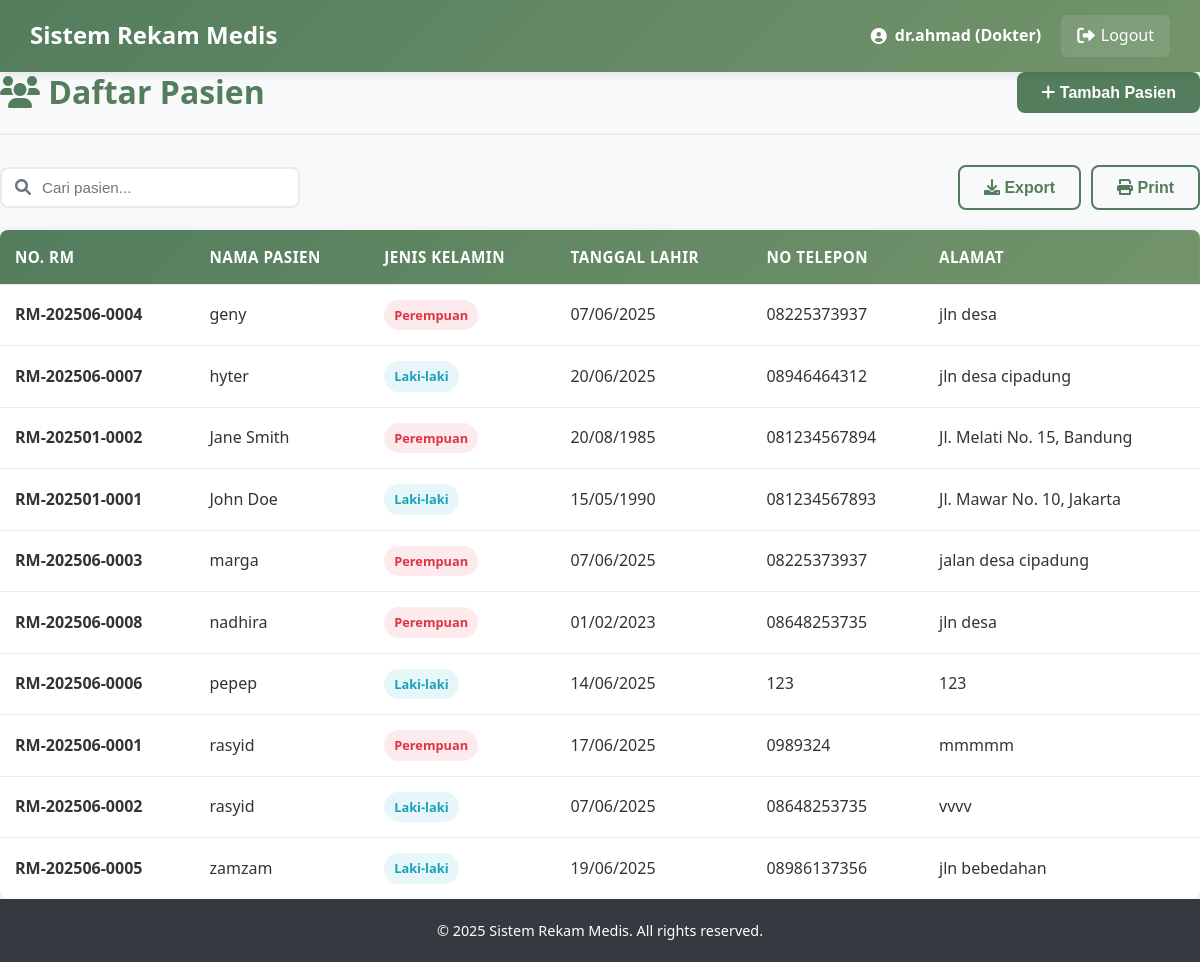
The app's page /medis_trysthan-main/Trys_Proj/doctor/patients.php (signed in) with its own data.
### tables this page shows
CREATE TABLE `pasien` (
  `id_pasien` int(11) NOT NULL,
  `no_rm` varchar(20) NOT NULL,
  `nm_pasien` varchar(100) NOT NULL,
  `tgl_lhr` date DEFAULT NULL,
  `alamat` text DEFAULT NULL,
  `telepon` varchar(15) DEFAULT NULL,
  `no_hp` varchar(15) DEFAULT NULL,
  `jenis_kelamin` enum('L','P') DEFAULT NULL,
  `nm_kk` varchar(100) DEFAULT NULL,
  `hub_kel` varchar(50) DEFAULT NULL,
  `id_user` int(11) DEFAULT NULL,
  `created_at` timestamp NOT NULL DEFAULT current_timestamp(),
  `updated_at` timestamp NOT NULL DEFAULT current_timestamp() ON UPDATE current_timestamp()
);

### medis_trysthan-main/Trys_Proj/doctor/patients.php (the view, shortened to what this page needs)
<?php
include '../config/database.php';
$page_title = "Daftar Pasien";
$search = isset($_GET['search']) ? $_GET['search'] : '';
$search_condition = "";
$page = isset($_GET['page']) ? (int)$_GET['page'] : 1;
$limit = 10;
$offset = ($page - 1) * $limit;
$sql = "SELECT p.*, l.username
        FROM pasien p
        LEFT JOIN login l ON p.id_user = l.id_user
        $search_condition
        ORDER BY p.nm_pasien
        LIMIT $offset, $limit";
$result = $conn->query($sql);
?>
<!DOCTYPE html>
<html lang="en">
<head>
    <link rel="stylesheet" href="../css/style.css">
    <link rel="stylesheet" href="https://cdnjs.cloudflare.com/ajax/libs/font-awesome/6.0.0-beta3/css/all.min.css">
</head>
<body>
    <?php include '../includes/header.php'; ?>
    <div class="main-container">
        <div class="content-header">
            <h2><i class="fas fa-users"></i> <?php echo $page_title; ?></h2>
            <button class="btn btn-primary" onclick="openModal('addModal')">
                <i class="fas fa-plus"></i> Tambah Pasien
            </button>
        </div>
        <div class="table-filters">
            <div class="search-box">
                <i class="fas fa-search"></i>
                <input type="text" id="searchInput" placeholder="Cari pasien..." value="<?php echo htmlspecialchars($search); ?>">
            </div>
            <div class="filter-group">
                <button class="btn btn-outline-primary" onclick="exportData()">
                    <i class="fas fa-download"></i> Export
                </button>
                <button class="btn btn-outline-primary" onclick="printData()">
                    <i class="fas fa-print"></i> Print
                </button>
            </div>
        </div>
        <div class="table-container">
            <table class="data-table">
                <thead>
                    <tr>
                        <th>No. RM</th>
                        <th>Nama Pasien</th>
                        <th>Jenis Kelamin</th>
                        <th>Tanggal Lahir</th>
                        <th>No Telepon</th>
                        <th>Alamat</th>
                    </tr>
                </thead>
                <tbody>
                    <?php if ($result->num_rows > 0): ?>
                        <?php while ($row = $result->fetch_assoc()): ?>
                        <tr>
                            <td><strong><?php echo $row['no_rm']; ?></strong></td>
                            <td><?php echo $row['nm_pasien']; ?></td>
                            <td>
                                <span class="badge <?php echo $row['jenis_kelamin'] == 'L' ? 'badge-info' : 'badge-danger'; ?>">
                                    <?php echo $row['jenis_kelamin'] == 'L' ? 'Laki-laki' : 'Perempuan'; ?>
                                </span>
                            </td>
                            <td><?php echo date('d/m/Y', strtotime($row['tgl_lhr'])); ?></td>
                            <td><?php echo $row['no_hp']; ?></td>
                            <td><?php echo substr($row['alamat'], 0, 30) . (strlen($row['alamat']) > 30 ? '...' : ''); ?></td>
                        </tr>
                        <?php endwhile; ?>
                    <?php else: ?>
                        <tr>
                            <td colspan="8" class="text-center">Tidak ada data pasien</td>
                        </tr>
                    <?php endif; ?>
                </tbody>
            </table>
        </div>
    </div>
    <?php include '../includes/footer.php'; ?>
</body>
</html>

### medis_trysthan-main/Trys_Proj/css/style.css (style rules this page uses)
* { margin: 0; padding: 0; box-sizing: border-box; }
body { font-family: "Segoe UI", Tahoma, Geneva, Verdana, sans-serif; line-height: 1.6; color: #333; background-color: #f8f9fa; }
:root { --primary-color: #537d5d; --primary-dark: #3e5e45; --primary-light: #6a9975; --secondary-color: #73946b; --secondary-dark: #5a7553; --secondary-light: #8bac83; --accent-color: #9ebc8a; --accent-dark: #85a371; --accent-light: #b7d5a3; --light-color: #d2d0a0; --light-dark: #b9b787; --light-light: #ebe9b9; --white: #ffffff; --off-white: #f9f9f9; --gray-light: #f8f9fa; --gray-medium: #6c757d; --gray-dark: #343a40; --success: #28a745; --success-dark: #1e7e34; --danger: #dc3545; --danger-dark: #bd2130; --warning: #ffc107; --warning-dark: #d39e00; --info: #17a2b8; --info-dark: #117a8b; }
h1, h2, h3, h4, h5, h6 { font-weight: 700; line-height: 1.2; margin-bottom: 0.5em; color: var(--gray-dark); }
h2 { font-size: 2rem; }
.btn { display: inline-block; padding: 12px 24px; border: none; border-radius: 8px; font-size: 1rem; font-weight: 600; text-decoration: none; text-align: center; cursor: pointer; transition: all 0.3s ease; line-height: 1; position: relative; overflow: hidden; }
.btn::after { content: ""; position: absolute; top: 50%; left: 50%; width: 5px; height: 5px; background: rgba(255, 255, 255, 0.5); opacity: 0; border-radius: 100%; transform: scale(1, 1) translate(-50%); transform-origin: 50% 50%; }
.btn-primary { background-color: var(--primary-color); color: var(--white); }
.btn-outline-primary { background-color: transparent; color: var(--primary-color); border: 2px solid var(--primary-color); }
.content-header { display: flex; justify-content: space-between; align-items: center; margin-bottom: 30px; padding-bottom: 20px; border-bottom: 2px solid #e9ecef; }
.content-header h2 { color: var(--primary-color); font-size: 2rem; font-weight: 700; margin: 0; }
.data-table { width: 100%; border-collapse: collapse; background: var(--white); border-radius: 8px; overflow: hidden; box-shadow: 0 2px 10px rgba(0, 0, 0, 0.1); }
.data-table thead { background: linear-gradient(135deg, var(--primary-color), var(--secondary-color)); color: var(--white); }
.data-table th, .data-table td { padding: 15px; text-align: left; border-bottom: 1px solid #e9ecef; }
.data-table th { font-weight: 600; font-size: 0.95rem; text-transform: uppercase; letter-spacing: 0.5px; }
.data-table tbody tr { transition: background-color 0.3s ease; }
.data-table tbody tr:last-child td { border-bottom: none; }
.table-filters { display: flex; justify-content: space-between; align-items: center; margin-bottom: 20px; flex-wrap: wrap; gap: 15px; }
.table-filters .search-box { position: relative; max-width: 300px; width: 100%; }
.table-filters .search-box input { width: 100%; padding: 10px 15px 10px 40px; border: 2px solid #e9ecef; border-radius: 8px; font-size: 0.95rem; transition: all 0.3s ease; }
.table-filters .search-box i { position: absolute; left: 15px; top: 50%; transform: translateY(-50%); color: var(--gray-medium); }
.table-filters .filter-group { display: flex; gap: 10px; align-items: center; }
.badge { display: inline-block; padding: 5px 10px; border-radius: 20px; font-size: 0.8rem; font-weight: 600; text-align: center; }
.badge-danger { background-color: rgba(220, 53, 69, 0.1); color: var(--danger); }
.badge-info { background-color: rgba(23, 162, 184, 0.1); color: var(--info); }

### records on screen
pasien: no_rm "RM-202506-0004", nm_pasien "geny", jenis_kelamin "Perempuan", tgl_lhr "07/06/2025", no_hp "08225373937", alamat "jln desa"
pasien: no_rm "RM-202506-0007", nm_pasien "hyter", jenis_kelamin "Laki-laki", tgl_lhr "20/06/2025", no_hp "08946464312", alamat "jln desa cipadung"
pasien: no_rm "RM-202501-0002", nm_pasien "Jane Smith", jenis_kelamin "Perempuan", tgl_lhr "20/08/1985", no_hp "081234567894", alamat "Jl. Melati No. 15, Bandung"
pasien: no_rm "RM-202501-0001", nm_pasien "John Doe", jenis_kelamin "Laki-laki", tgl_lhr "15/05/1990", no_hp "081234567893", alamat "Jl. Mawar No. 10, Jakarta"
pasien: no_rm "RM-202506-0003", nm_pasien "marga", jenis_kelamin "Perempuan", tgl_lhr "07/06/2025", no_hp "08225373937", alamat "jalan desa cipadung"
pasien: no_rm "RM-202506-0008", nm_pasien "nadhira", jenis_kelamin "Perempuan", tgl_lhr "01/02/2023", no_hp "08648253735", alamat "jln desa"
pasien: no_rm "RM-202506-0006", nm_pasien "pepep", jenis_kelamin "Laki-laki", tgl_lhr "14/06/2025", no_hp "123", alamat "123"
pasien: no_rm "RM-202506-0001", nm_pasien "rasyid", jenis_kelamin "Perempuan", tgl_lhr "17/06/2025", no_hp "0989324", alamat "mmmmm"
pasien: no_rm "RM-202506-0002", nm_pasien "rasyid", jenis_kelamin "Laki-laki", tgl_lhr "07/06/2025", no_hp "08648253735", alamat "vvvv"
pasien: no_rm "RM-202506-0005", nm_pasien "zamzam", jenis_kelamin "Laki-laki", tgl_lhr "19/06/2025", no_hp "08986137356", alamat "jln bebedahan"

### other values on screen
$_SESSION['username'] "dr.ahmad"
$_SESSION['role'] "Dokter"
$page_title "Daftar Pasien"
